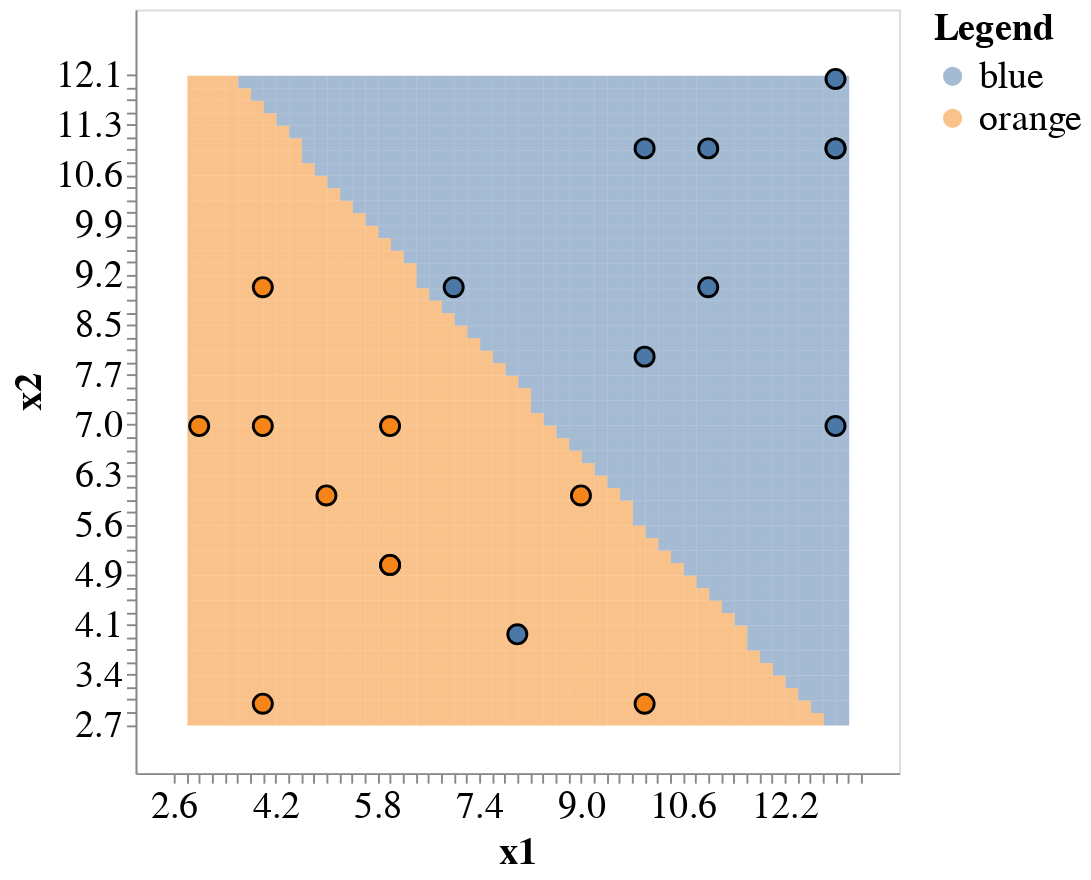

Notebook cell for this chart:
### Code cell
X = pd.DataFrame({'x1': [13, 13, 13, 11, 8, 10, 10, 11, 7, 13, 6, 4, 6, 4, 6, 4, 5, 9, 3, 10],
                   'x2': [11, 7, 11, 9, 4, 8, 11, 11, 9, 12, 5, 7, 7, 9, 5, 3, 6, 6, 7, 3]})
y = pd.DataFrame({'class': ['blue']*10 + ['orange']*10})
model.fit(X, y)
plot_model(X, y, model)

### Figure 1 — Vega-Lite specification as saved in the notebook (floating-point values rounded to 4 significant figures; data arrays with more than 128 entries replaced by an {"elided": "..."} marker saying what was removed)
{"config": {"view": {"continuousWidth": 400, "continuousHeight": 300}, "axis": {"labelFontSize": 20, "titleFontSize": 20}, "legend": {"labelFontSize": 20, "titleFontSize": 20}}, "layer": [{"data": {"name": "data-92f6df1827dafe4c011d816b7f5c4e2b"}, "mark": {"type": "rect", "opacity": 0.5}, "encoding": {"color": {"type": "nominal", "field": "predictions", "title": "Legend"}, "x": {"type": "quantitative", "bin": {"step": 0.2}, "field": "x1"}, "y": {"type": "quantitative", "bin": {"step": 0.18}, "field": "x2"}}, "height": 400, "width": 400}, {"data": {"name": "data-c95df98d305805086b253a9c341d7af5"}, "mark": {"type": "circle", "opacity": 1, "size": 100, "stroke": "black", "strokeWidth": 1.5}, "encoding": {"color": {"type": "nominal", "field": "class"}, "x": {"type": "quantitative", "axis": {"labels": true, "ticks": true, "title": "x1"}, "field": "x1"}, "y": {"type": "quantitative", "axis": {"labels": true, "ticks": true, "title": "x2"}, "field": "x2"}}}], "$schema": "https://vega.github.io/schema/vega-lite/v4.0.0.json", "datasets": {"data-92f6df1827dafe4c011d816b7f5c4e2b": {"elided": "2704 records"}, "data-c95df98d305805086b253a9c341d7af5": [{"x1": 13, "x2": 11, "class": "blue"}, {"x1": 13, "x2": 7, "class": "blue"}, {"x1": 13, "x2": 11, "class": "blue"}, {"x1": 11, "x2": 9, "class": "blue"}, {"x1": 8, "x2": 4, "class": "blue"}, {"x1": 10, "x2": 8, "class": "blue"}, {"x1": 10, "x2": 11, "class": "blue"}, {"x1": 11, "x2": 11, "class": "blue"}, {"x1": 7, "x2": 9, "class": "blue"}, {"x1": 13, "x2": 12, "class": "blue"}, {"x1": 6, "x2": 5, "class": "orange"}, {"x1": 4, "x2": 7, "class": "orange"}, {"x1": 6, "x2": 7, "class": "orange"}, {"x1": 4, "x2": 9, "class": "orange"}, {"x1": 6, "x2": 5, "class": "orange"}, {"x1": 4, "x2": 3, "class": "orange"}, {"x1": 5, "x2": 6, "class": "orange"}, {"x1": 9, "x2": 6, "class": "orange"}, {"x1": 3, "x2": 7, "class": "orange"}, {"x1": 10, "x2": 3, "class": "orange"}]}}
